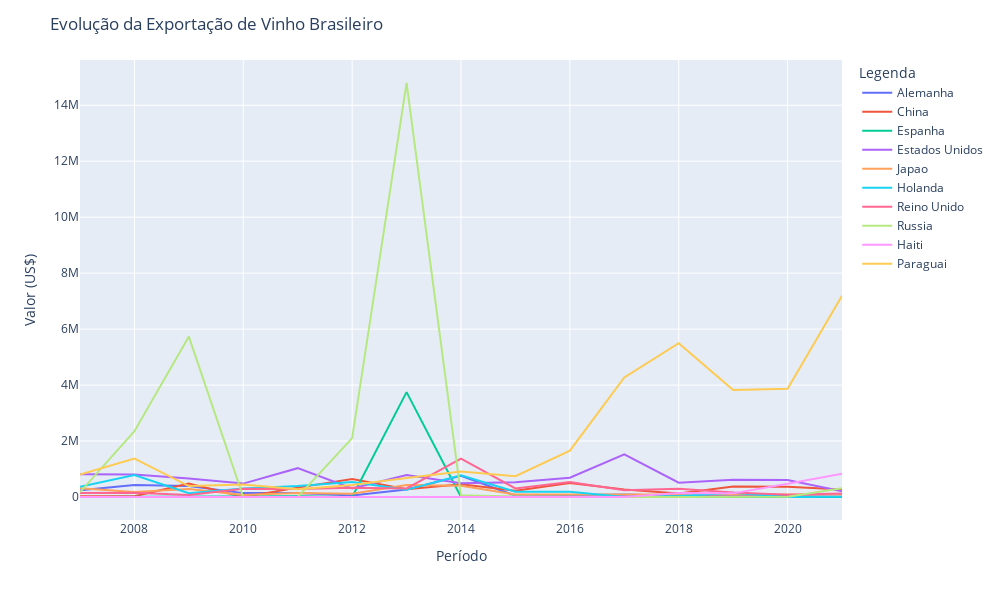

Notebook source saved alongside this figure:
### Code cell
fig = px.line(
    data_frame = evolucao_top_10, 
    x = 'ano', 
    y = 'valor_exportacao',
    color = 'pais'
)

fig.update_layout(
    title = 'Evolução da Exportação de Vinho Brasileiro', 
    xaxis_title = 'Período', 
    yaxis_title = 'Valor (US$)', 
    legend_title = 'Legenda',
    width = 1000, 
    height = 600
    )

fig.show()

### Figure 1 — Plotly figure (JSON) as saved in the notebook; plotly's stock layout.template omitted (floating-point values rounded to 4 significant figures)
{"data": [{"hovertemplate": "pais=Alemanha<br>ano=%{x}<br>valor_exportacao=%{y}<extra></extra>", "legendgroup": "Alemanha", "line": {"color": "#636efa", "dash": "solid"}, "marker": {"symbol": "circle"}, "mode": "lines", "name": "Alemanha", "orientation": "v", "showlegend": true, "type": "scatter", "x": [2007, 2008, 2009, 2010, 2011, 2012, 2013, 2014, 2015, 2016, 2017, 2018, 2019, 2020, 2021], "xaxis": "x", "y": [238052, 429970, 393482, 138666, 144150, 56342, 265978, 761653, 44780, 68109, 87702, 45382, 25467, 32605, 6741], "yaxis": "y"}, {"hovertemplate": "pais=China<br>ano=%{x}<br>valor_exportacao=%{y}<extra></extra>", "legendgroup": "China", "line": {"color": "#EF553B", "dash": "solid"}, "marker": {"symbol": "circle"}, "mode": "lines", "name": "China", "orientation": "v", "showlegend": true, "type": "scatter", "x": [2007, 2008, 2009, 2010, 2011, 2012, 2013, 2014, 2015, 2016, 2017, 2018, 2019, 2020, 2021], "xaxis": "x", "y": [30390, 25926, 482400, 2358, 334867, 642177, 279956, 455340, 222866, 499622, 266086, 126336, 376828, 363000, 264116], "yaxis": "y"}, {"hovertemplate": "pais=Espanha<br>ano=%{x}<br>valor_exportacao=%{y}<extra></extra>", "legendgroup": "Espanha", "line": {"color": "#00cc96", "dash": "solid"}, "marker": {"symbol": "circle"}, "mode": "lines", "name": "Espanha", "orientation": "v", "showlegend": true, "type": "scatter", "x": [2007, 2008, 2009, 2010, 2011, 2012, 2013, 2014, 2015, 2016, 2017, 2018, 2019, 2020, 2021], "xaxis": "x", "y": [0, 6834, 4050, 0, 24618, 0, 3748940, 0, 0, 0, 0, 22631, 1353, 126, 0], "yaxis": "y"}, {"hovertemplate": "pais=Estados Unidos<br>ano=%{x}<br>valor_exportacao=%{y}<extra></extra>", "legendgroup": "Estados Unidos", "line": {"color": "#ab63fa", "dash": "solid"}, "marker": {"symbol": "circle"}, "mode": "lines", "name": "Estados Unidos", "orientation": "v", "showlegend": true, "type": "scatter", "x": [2007, 2008, 2009, 2010, 2011, 2012, 2013, 2014, 2015, 2016, 2017, 2018, 2019, 2020, 2021], "xaxis": "x", "y": [810038, 804607, 660066, 478630, 1030254, 303986, 786556, 494216, 524109, 687411, 1523699, 512519, 616274, 610793, 203554], "yaxis": "y"}, {"hovertemplate": "pais=Japao<br>ano=%{x}<br>valor_exportacao=%{y}<extra></extra>", "legendgroup": "Japao", "line": {"color": "#FFA15A", "dash": "solid"}, "marker": {"symbol": "circle"}, "mode": "lines", "name": "Japao", "orientation": "v", "showlegend": true, "type": "scatter", "x": [2007, 2008, 2009, 2010, 2011, 2012, 2013, 2014, 2015, 2016, 2017, 2018, 2019, 2020, 2021], "xaxis": "x", "y": [316867, 178333, 283436, 74628, 144662, 116961, 429088, 401774, 87853, 90954, 92886, 112342, 99642, 92674, 90275], "yaxis": "y"}, {"hovertemplate": "pais=Holanda<br>ano=%{x}<br>valor_exportacao=%{y}<extra></extra>", "legendgroup": "Holanda", "line": {"color": "#19d3f3", "dash": "solid"}, "marker": {"symbol": "circle"}, "mode": "lines", "name": "Holanda", "orientation": "v", "showlegend": true, "type": "scatter", "x": [2007, 2008, 2009, 2010, 2011, 2012, 2013, 2014, 2015, 2016, 2017, 2018, 2019, 2020, 2021], "xaxis": "x", "y": [364751, 783635, 136991, 302182, 395356, 539641, 255690, 773767, 186464, 190203, 0, 32395, 148031, 1532, 8484], "yaxis": "y"}, {"hovertemplate": "pais=Reino Unido<br>ano=%{x}<br>valor_exportacao=%{y}<extra></extra>", "legendgroup": "Reino Unido", "line": {"color": "#FF6692", "dash": "solid"}, "marker": {"symbol": "circle"}, "mode": "lines", "name": "Reino Unido", "orientation": "v", "showlegend": true, "type": "scatter", "x": [2007, 2008, 2009, 2010, 2011, 2012, 2013, 2014, 2015, 2016, 2017, 2018, 2019, 2020, 2021], "xaxis": "x", "y": [144244, 155076, 68788, 295690, 285642, 334856, 305005, 1373747, 308407, 536681, 242883, 296827, 164592, 82722, 122394], "yaxis": "y"}, {"hovertemplate": "pais=Russia<br>ano=%{x}<br>valor_exportacao=%{y}<extra></extra>", "legendgroup": "Russia", "line": {"color": "#B6E880", "dash": "solid"}, "marker": {"symbol": "circle"}, "mode": "lines", "name": "Russia", "orientation": "v", "showlegend": true, "type": "scatter", "x": [2007, 2008, 2009, 2010, 2011, 2012, 2013, 2014, 2015, 2016, 2017, 2018, 2019, 2020, 2021], "xaxis": "x", "y": [173160, 2352768, 5732280, 0, 0, 2103968, 14795694, 61440, 18240, 0, 0, 0, 0, 8550, 312926], "yaxis": "y"}, {"hovertemplate": "pais=Haiti<br>ano=%{x}<br>valor_exportacao=%{y}<extra></extra>", "legendgroup": "Haiti", "line": {"color": "#FF97FF", "dash": "solid"}, "marker": {"symbol": "circle"}, "mode": "lines", "name": "Haiti", "orientation": "v", "showlegend": true, "type": "scatter", "x": [2007, 2008, 2009, 2010, 2011, 2012, 2013, 2014, 2015, 2016, 2017, 2018, 2019, 2020, 2021], "xaxis": "x", "y": [0, 20, 5863, 3750, 0, 0, 0, 0, 0, 0, 0, 144425, 129803, 471152, 831181], "yaxis": "y"}, {"hovertemplate": "pais=Paraguai<br>ano=%{x}<br>valor_exportacao=%{y}<extra></extra>", "legendgroup": "Paraguai", "line": {"color": "#FECB52", "dash": "solid"}, "marker": {"symbol": "circle"}, "mode": "lines", "name": "Paraguai", "orientation": "v", "showlegend": true, "type": "scatter", "x": [2007, 2008, 2009, 2010, 2011, 2012, 2013, 2014, 2015, 2016, 2017, 2018, 2019, 2020, 2021], "xaxis": "x", "y": [801519, 1374088, 392087, 449197, 276281, 428279, 680828, 908028, 741370, 1655417, 4274650, 5494321, 3826587, 3869243, 7192362], "yaxis": "y"}], "layout": {"height": 600, "legend": {"title": {"text": "Legenda"}, "tracegroupgap": 0}, "margin": {"t": 60}, "title": {"text": "Evolução da Exportação de Vinho Brasileiro"}, "width": 1000, "xaxis": {"anchor": "y", "domain": [0, 1], "title": {"text": "Período"}}, "yaxis": {"anchor": "x", "domain": [0, 1], "title": {"text": "Valor (US$)"}}}}
